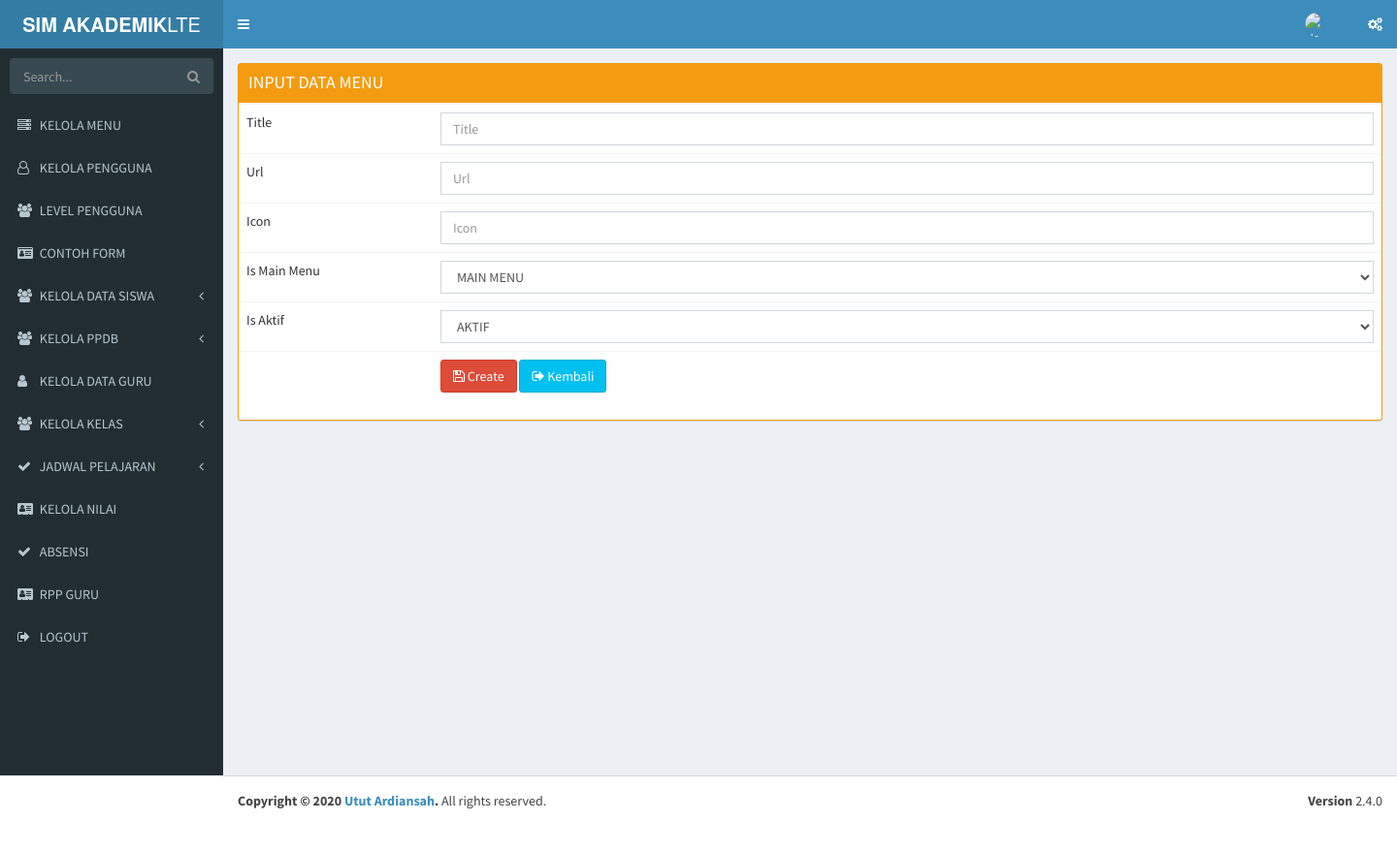
The app's page /index.php/kelolamenu/create with its own data.
### tables this page shows
CREATE TABLE `tbl_menu` (
  `id_menu` int(11) NOT NULL,
  `title` varchar(50) NOT NULL,
  `url` varchar(30) NOT NULL,
  `icon` varchar(30) NOT NULL,
  `is_main_menu` int(11) NOT NULL,
  `is_aktif` enum('y','n') NOT NULL COMMENT 'y=yes,n=no'
);

### application/libraries/Template.php (called while the page is built)
<?php if ( ! defined('BASEPATH')) exit('No direct script access allowed');
class Template {
		var $template_data = array();
		function set($name, $value)
		{
			$this->template_data[$name] = $value;
		}
		function load($template = '', $view = '' , $view_data = array(), $return = FALSE)
		{
			$this->CI =& get_instance();
			$this->set('contents', $this->CI->load->view($view, $view_data, TRUE));
			return $this->CI->load->view($template, $this->template_data, $return);
		}
}

### application/controllers/Kelolamenu.php (called while the page is built, shortened)
<?php
class Kelolamenu extends CI_Controller
{
    public function create()
    {
        $data = array(
            'button' => 'Create',
            'action' => site_url('kelolamenu/create_action'),
	    'id_menu' => set_value('id_menu'),
	    'title' => set_value('title'),
	    'url' => set_value('url'),
	    'icon' => set_value('icon'),
	    'is_main_menu' => set_value('is_main_menu'),
	    'is_aktif' => set_value('is_aktif'),
	);
        $this->template->load('template','kelolamenu/tbl_menu_form', $data);
    }
}

### index.php (called while the page is built, shortened)
<?php
require_once BASEPATH.'core/CodeIgniter.php';

### application/views/kelolamenu/tbl_menu_form.php (the view, shortened to what this page needs)
<div class="content-wrapper">
    <section class="content">
        <div class="box box-warning box-solid">
            <div class="box-header with-border">
                <h3 class="box-title">INPUT DATA MENU</h3>
            </div>
            <form action="<?php echo $action; ?>" method="post">
<table class='table table-bordered>'
	    <tr><td width='200'>Title <?php echo form_error('title') ?></td><td><input type="text" class="form-control" name="title" id="title" placeholder="Title" value="<?php echo $title; ?>" /></td></tr>
	    <tr><td width='200'>Url <?php echo form_error('url') ?></td><td><input type="text" class="form-control" name="url" id="url" placeholder="Url" value="<?php echo $url; ?>" /></td></tr>
	    <tr><td width='200'>Icon <?php echo form_error('icon') ?></td><td><input type="text" class="form-control" name="icon" id="icon" placeholder="Icon" value="<?php echo $icon; ?>" /></td></tr>
	    <tr><td width='200'>Is Main Menu <?php echo form_error('is_main_menu') ?></td><td>                            <select name="is_main_menu" class="form-control">
                                <option value="0">MAIN MENU</option>
                            </select></td></tr>
            <tr><td width='200'>Is Aktif <?php echo form_error('is_aktif') ?></td><td><?php echo form_dropdown('is_aktif',array('y'=>'AKTIF','n'=>'TIDAK'),$is_aktif,array('class'=>'form-control'))?></td></tr>
	    <tr><td></td><td><input type="hidden" name="id_menu" value="<?php echo $id_menu; ?>" />
	    <button type="submit" class="btn btn-danger"><i class="fa fa-floppy-o"></i> <?php echo $button ?></button>
	    <a href="<?php echo site_url('kelolamenu') ?>" class="btn btn-info"><i class="fa fa-sign-out"></i> Kembali</a></td></tr>
	</table></form>        </div>
</div>
</div>

### application/views/template.php (shortened to what this page needs)
<!DOCTYPE html>
<html>
    <head>
        <link rel="stylesheet" href="<?php echo base_url() ?>assets/jquery-ui/themes/base/minified/jquery-ui.min.css" type="text/css" />
        <link rel="stylesheet" href="<?php echo base_url() ?>assets/adminlte/bower_components/bootstrap/dist/css/bootstrap.min.css">
        <link rel="stylesheet" href="<?php echo base_url() ?>assets/adminlte/bower_components/font-awesome/css/font-awesome.min.css">
        <link rel="stylesheet" href="<?php echo base_url() ?>assets/adminlte/bower_components/select2/dist/css/select2.min.css">
        <link rel="stylesheet" href="<?php echo base_url() ?>assets/adminlte/bower_components/Ionicons/css/ionicons.min.css">
        <link rel="stylesheet" href="<?php echo base_url() ?>assets/adminlte/bower_components/datatables.net-bs/css/dataTables.bootstrap.min.css">
        <link rel="stylesheet" href="<?php echo base_url() ?>assets/adminlte/dist/css/AdminLTE.min.css">
        <link rel="stylesheet" href="<?php echo base_url() ?>assets/adminlte/dist/css/skins/_all-skins.min.css">
    </head>
    <body class="hold-transition skin-blue sidebar-mini">
        <div class="wrapper">
            <header class="main-header">
                <a href="<?php echo base_url() ?>" class="logo">
                    <span class="logo-lg"><b>SIM AKADEMIK</b>LTE</span>
                </a>
                <nav class="navbar navbar-static-top">
                    <a href="#" class="sidebar-toggle" data-toggle="push-menu" role="button">
                    </a>
                    <div class="navbar-custom-menu">
                        <ul class="nav navbar-nav">
                            <li class="dropdown user user-menu">
                                <a href="#" class="dropdown-toggle" data-toggle="dropdown">
                                    <img src="<?php echo base_url() ?>assets/foto_profil/<?php echo $this->session->userdata('images'); ?>" class="user-image" alt="User Image">
                                </a>
                            </li>
                            <li>
                                <a href="#" data-toggle="control-sidebar"><i class="fa fa-gears"></i></a>
                            </li>
                        </ul>
                    </div>
                </nav>
            </header>
            <aside class="main-sidebar">
                <?php $this->load->view('template/sidebar'); ?>
            </aside>
            <?php
            echo $contents;
            ?>
            <footer class="main-footer">
                <div class="pull-right hidden-xs">
                    <b>Version</b> 2.4.0
                </div>
                <strong>Copyright &copy; 2020<a href="https://adminlte.io"> Utut Ardiansah</a>.</strong> All rights
                reserved.
            </footer>
    </body>
</html>

### application/views/template/sidebar.php (shortened to what this page needs)
<section class="sidebar">
    <form action="#" method="get" class="sidebar-form">
        <div class="input-group">
            <input type="text" name="q" class="form-control" placeholder="Search...">
            <span class="input-group-btn">
                <button type="submit" name="search" id="search-btn" class="btn btn-flat"><i class="fa fa-search"></i>
                </button>
            </span>
        </div>
    </form>
    <ul class="sidebar-menu" data-widget="tree">
        <?php
        $this->db->where('is_main_menu',0);
        $this->db->where('is_aktif','y');
        $main_menu = $this->db->get('tbl_menu')->result();
        foreach ($main_menu as $menu){
            $this->db->where('is_main_menu',$menu->id_menu);
            $this->db->where('is_aktif','y');
            $submenu = $this->db->get('tbl_menu');
            if($submenu->num_rows()>0){
                echo "<li class='treeview'>
                        <a href='#'>
                            <i class='$menu->icon'></i> <span>".strtoupper($menu->title)."</span>
                            <span class='pull-right-container'>
                                <i class='fa fa-angle-left pull-right'></i>
                            </span>
                        </a>
                        <ul class='treeview-menu' style='display: none;'>";
                        echo" </ul>
                    </li>";
            }else{
                echo "<li>";
                echo anchor($menu->url,"<i class='".$menu->icon."'></i> ".strtoupper($menu->title));
                echo "</li>";
            }
        }
        ?>
        <li><?php echo anchor('auth/logout',"<i class='fa fa-sign-out'></i> LOGOUT");?></li>
    </ul>
</section>

### records on screen
tbl_menu: url+icon+title "KELOLA MENU"
tbl_menu: url+icon+title "KELOLA PENGGUNA"
tbl_menu: url+icon+title "LEVEL PENGGUNA"
tbl_menu: url+icon+title "CONTOH FORM"
tbl_menu: title "KELOLA DATA SISWA"
tbl_menu: title "KELOLA PPDB"
tbl_menu: url+icon+title "KELOLA DATA GURU"
tbl_menu: title "KELOLA KELAS"
tbl_menu: title "JADWAL PELAJARAN"
tbl_menu: url+icon+title "KELOLA NILAI"
tbl_menu: url+icon+title "ABSENSI"
tbl_menu: url+icon+title "RPP GURU"

### other values on screen
anchor('auth/logout',"<i class='fa fa-sign-out'></i> LOGOUT") "LOGOUT"
$button "Create"
